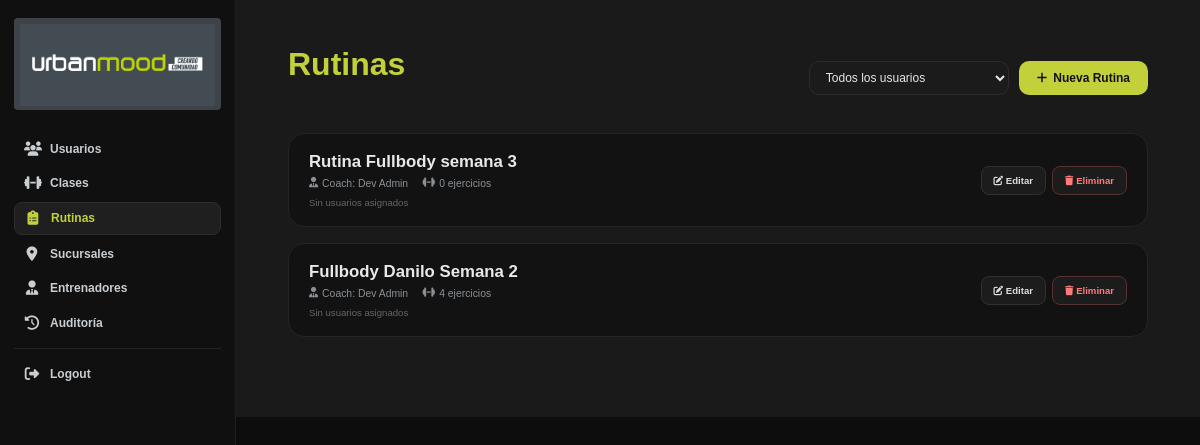
Screenshot of /admin/rutinas (signed in) with the database file from the repository.
### models/rutina.py (models this page shows, shortened)
class Rutina(Base):
    __tablename__ = 'rutinas'
    id = Column(Integer, primary_key=True)
    name = Column(String(120), nullable=False)
    description = Column(Text, nullable=True)
    created_by_coach_id = Column(Integer, ForeignKey('users.id'), nullable=False, index=True)
    start_date = Column(Date, nullable=True)
    end_date = Column(Date, nullable=True)
    is_active = Column(Boolean, default=True, nullable=False)
    created_at = Column(DateTime, default=datetime.utcnow, nullable=False)
    updated_at = Column(DateTime, default=datetime.utcnow, onupdate=datetime.utcnow, nullable=False)
    coach = relationship('User', foreign_keys=[created_by_coach_id], backref='rutinas_creadas')
    ejercicios = relationship('RutinaEjercicio', back_populates='rutina', cascade='all, delete-orphan', order_by='RutinaEjercicio.orden')
    assigned_users = relationship('RutinaUser', back_populates='rutina', cascade='all, delete-orphan')

### models/user.py (models this page shows, shortened)
class User(Base):
    __tablename__ = 'users'
    id = Column(Integer, primary_key=True)
    email = Column(String(191), unique=True, nullable=False, index=True)
    password_hash = Column(String(255))  # nullable until invitation accepted
    name = Column(String(120), nullable=False)
    phone = Column(String(40))
    birth_date = Column(Date, nullable=True)
    address = Column(String(255))
    gender = Column(String(40), nullable=True)  # store value from controlled list
    role = Column(Enum(UserRole), nullable=False, default=UserRole.user, index=True)
    preferred_location_id = Column(Integer)  # future FK
    is_active = Column(Boolean, default=False, nullable=False)
    created_by_user_id = Column(Integer, ForeignKey('users.id'), nullable=True)
    created_at = Column(DateTime, default=datetime.utcnow, nullable=False)
    updated_at = Column(DateTime, default=datetime.utcnow, onupdate=datetime.utcnow, nullable=False)
    created_by = relationship('User', remote_side=[id], uselist=False)

### routes/admin.py (the view)
@admin_bp.route('/admin/rutinas', methods=['GET'])
@require_coach_or_admin
def list_rutinas():
    with SessionLocal() as db:
        from sqlalchemy.orm import joinedload
        rutinas = db.query(Rutina).options(
            joinedload(Rutina.assigned_users).joinedload(RutinaUser.user)
        ).order_by(Rutina.created_at.desc()).all()
        users = db.query(User).filter(User.is_active == True).order_by(User.name).all()
        coaches = db.query(User).filter(User.role.in_([UserRole.coach, UserRole.admin])).order_by(User.name).all()
        return render_template('admin_rutinas.html', rutinas=rutinas, users=users, coaches=coaches)

### app.py (called while the page is built)
@app.context_processor
def inject_session_flags():
    return {
        'logged_in': bool(session.get('uid')),
        'user_role': session.get('role')
    }

@app.after_request
def add_security_headers(response):
    response.headers.setdefault('X-Content-Type-Options', 'nosniff')
    response.headers.setdefault('X-Frame-Options', 'SAMEORIGIN')
    response.headers.setdefault('Referrer-Policy', 'strict-origin-when-cross-origin')
    if request.path.startswith('/static/'):
        response.headers.setdefault('Cache-Control', 'public, max-age=86400, immutable')
    return response

### routes/admin.py (called while the page is built)
def require_coach_or_admin(f):
    @wraps(f)
    def wrapper(*args, **kwargs):
        if session.get('role') not in (UserRole.admin.value, UserRole.coach.value):
            return jsonify({"success": False, "message": "No autorizado"}), 403
        return f(*args, **kwargs)
    return wrapper

### templates/admin_rutinas.html (shortened to what this page needs)
<!DOCTYPE html>
<html lang="es">
<head>
  <link rel="stylesheet" href="/static/style.css">
  <link rel="stylesheet" href="https://cdnjs.cloudflare.com/ajax/libs/font-awesome/6.5.0/css/all.min.css">
</head>
<body>
{% include '_admin_sidebar.html' %}
<main class="admin-content">
  <div class="toolbar">
    <h1>Rutinas</h1>
    <div style="display:flex;gap:10px;align-items:center;">
      <select id="filter-user" style="background:#1b1b1b;border:1px solid #2c2c2c;color:#e5e7e8;padding:8px 12px;border-radius:10px;font-size:.75rem;min-width:200px;">
        <option value="">Todos los usuarios</option>
      </select>
      <button class="btn-create" id="open-create"><i class="fas fa-plus"></i> Nueva Rutina</button>
    </div>
  </div>
  <div class="rutinas-list" id="rutinas-list">
    {% if not rutinas %}
    <div class="empty">
      <i class="fas fa-dumbbell" style="font-size:2.5rem;margin-bottom:12px;opacity:.4;"></i><br>
      No hay rutinas creadas todavía.<br>Crea la primera rutina para comenzar.
    </div>
    {% else %}
    {% for rutina in rutinas %}
    <div class="rutina-card {% if not rutina.is_active %}inactive{% endif %}" data-id="{{ rutina.id }}" data-user-ids="{{ rutina.assigned_users|selectattr('is_active')|map(attribute='user_id')|list|join(',') }}">
      <div class="rutina-info">
        <h3>{{ rutina.name }}</h3>
        <div class="rutina-meta">
          <span><i class="fas fa-user-tie"></i> Coach: {{ rutina.coach.name }}</span>
          <span><i class="fas fa-dumbbell"></i> {{ rutina.ejercicios|length }} ejercicios</span>
        </div>
        {% if rutina.assigned_users %}
        <div style="margin-top:8px;display:flex;gap:6px;flex-wrap:wrap;">
          {% for au in rutina.assigned_users %}
          <span style="background:#1a2a1a;border:1px solid #2d4a2d;color:#85e085;padding:3px 10px;border-radius:20px;font-size:.6rem;font-weight:600;">
            <i class="fas fa-user" style="margin-right:3px;"></i>{{ au.user.name }}{% if not au.is_active %} <span style="color:#ff7b7b;">(inactivo)</span>{% endif %}
          </span>
          {% endfor %}
        </div>
        {% else %}
        <div style="margin-top:8px;font-size:.6rem;color:#666;">Sin usuarios asignados</div>
        {% endif %}
      </div>
      <div class="rutina-actions">
        <button onclick="editRutina({{ rutina.id }})"><i class="fas fa-edit"></i> Editar</button>
        <button class="danger" onclick="deleteRutina({{ rutina.id }})"><i class="fas fa-trash"></i> Eliminar</button>
      </div>
    </div>
    {% endfor %}
    {% endif %}
  </div>
</main>
</body>
</html>

### static/style.css (style rules this page uses)
* { box-sizing: border-box; }
:root { --header-height: 60px; --header-height-mobile: 60px; --vh: 1vh; }
body { font-family: 'Be Vietnam Pro', sans-serif; margin: 0; padding: 0; background-color: #1a1a1a; color: #F2F2F2; scroll-behavior: smooth; overflow-x: hidden; width: 100%; max-width: 100%; }
html { overflow-x: hidden; width: 100%; max-width: 100%; }
main { padding: 1em; background-color: #1a1a1a; overflow-x: hidden; margin-top: 0; }
@media (min-width: 769px) { :root { --header-height: 90px; } }

### templates/admin_rutinas.html (style rules this page uses)
body { background:#0d0d0d;color:#e5e7e8;font-family:'Poppins',sans-serif;margin:0;padding-left:236px;transition:none; }
.admin-content { opacity:0; animation:fadeIn 0.3s ease-out forwards; }
main { padding:46px 52px 80px; }
h1 { margin:0 0 26px;font-size:2rem;color:#c2d03a; }
.toolbar { display:flex; justify-content:space-between; align-items:center; flex-wrap:wrap; gap:14px; margin-bottom:24px; }
.btn-create { background:#c2d03a; color:#111; border:none; padding:10px 18px; font-size:.75rem; font-weight:600; border-radius:10px; cursor:pointer; display:inline-flex; align-items:center; gap:6px; }
.rutinas-list { display:grid; gap:16px; }
.rutina-card { background:#121212; border:1px solid #252525; padding:18px 20px; border-radius:16px; display:flex; justify-content:space-between; align-items:center; gap:16px; }
.rutina-info { flex:1; }
.rutina-info h3 { margin:0 0 6px; font-size:1.05rem; color:#e8eae9; }
.rutina-meta { font-size:.65rem; color:#8a9096; display:flex; gap:14px; flex-wrap:wrap; }
.rutina-meta span { display:flex; align-items:center; gap:4px; }
.rutina-actions { display:flex; gap:6px; }
.rutina-actions button { background:#1c1c1c; border:1px solid #303030; color:#ddd; font-size:.6rem; padding:8px 12px; border-radius:8px; cursor:pointer; font-weight:600; }
.rutina-actions button.danger { color:#ff7b7b; border-color:#553131; }

### rows the page displays
Rutina: name "Rutina Fullbody semana 3", coach.name "Dev Admin", ejercicios|length "0"
Rutina: name "Fullbody Danilo Semana 2", coach.name "Dev Admin", ejercicios|length "4"
